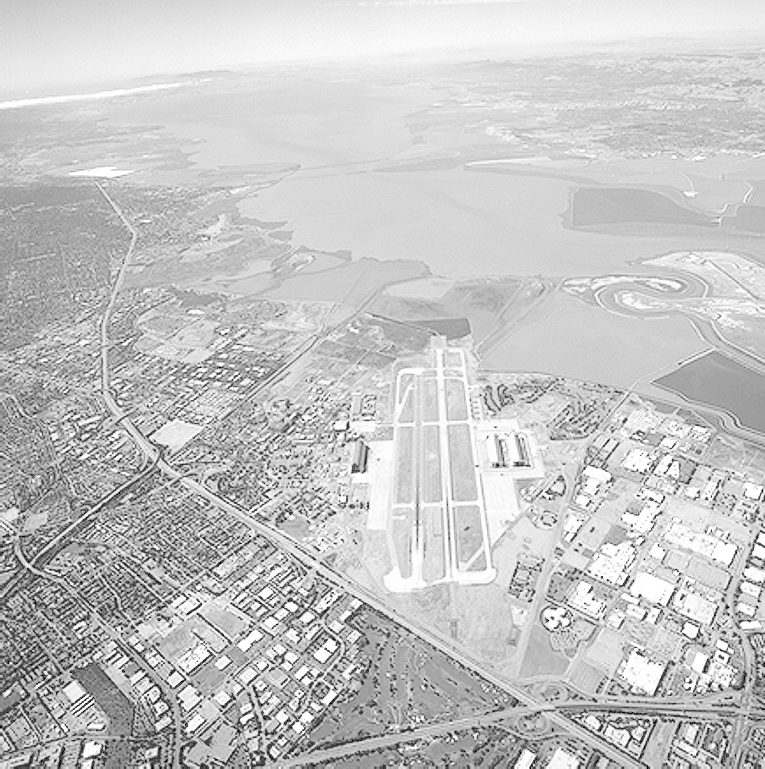
#> input picture DIP3E/Codes/Python/Chapter-3/Data/Fig0309(a)(washed_out_aerial_image).tif, 765 x 769 px, found by its file name
$ python Gonzalez_example_3_2.py
#> lines starting #> are read from the running program, lines starting #| are printed output that depends on the picture

# coding: utf-8

# In[44]:


# Gozalez examples 3.2
# gamma transformation 2

# importing matplotlib modules
import matplotlib.image as mpimg
import matplotlib.pyplot as plt
from skimage import data,img_as_float

# Read Images
img = mpimg.imread('Fig0309(a)(washed_out_aerial_image).tif')
#> img is the input picture: shape (769, 765); min 0, max 255, mean 197.1
# Output Images
plt.imshow(img,'gray')


# In[35]:


img_b = img_as_float(img)**3
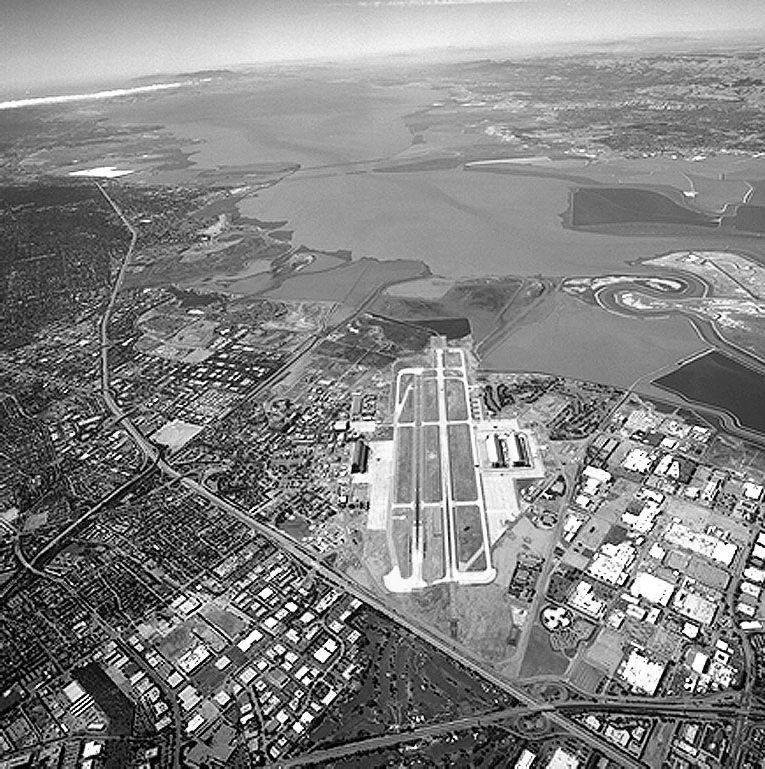
#> img_b: shape (769, 765) float64; min 0, max 1, mean 0.515
img_c = img_as_float(img)**4
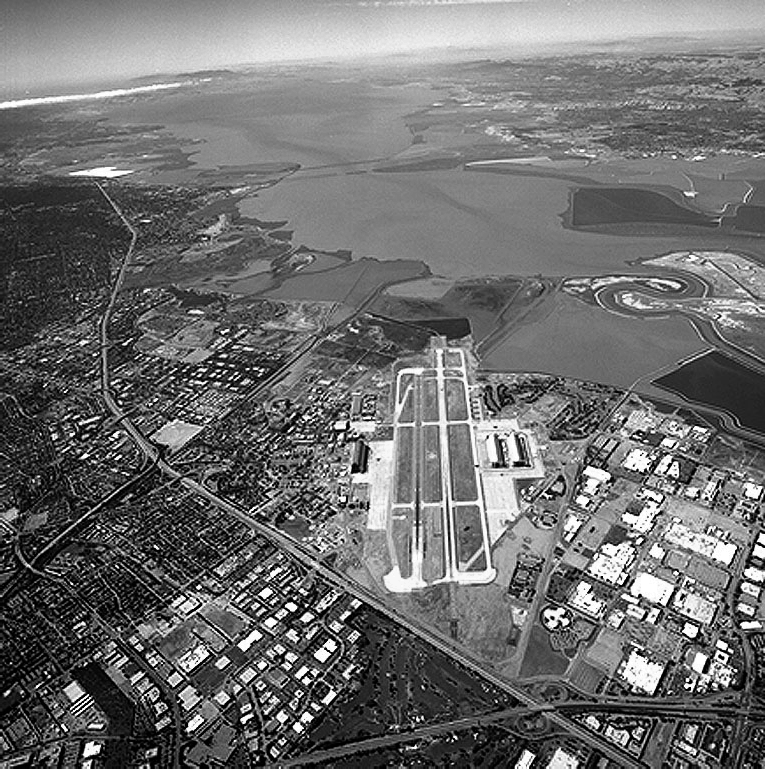
#> img_c: shape (769, 765) float64; min 0, max 1, mean 0.434
img_d = img_as_float(img)**5
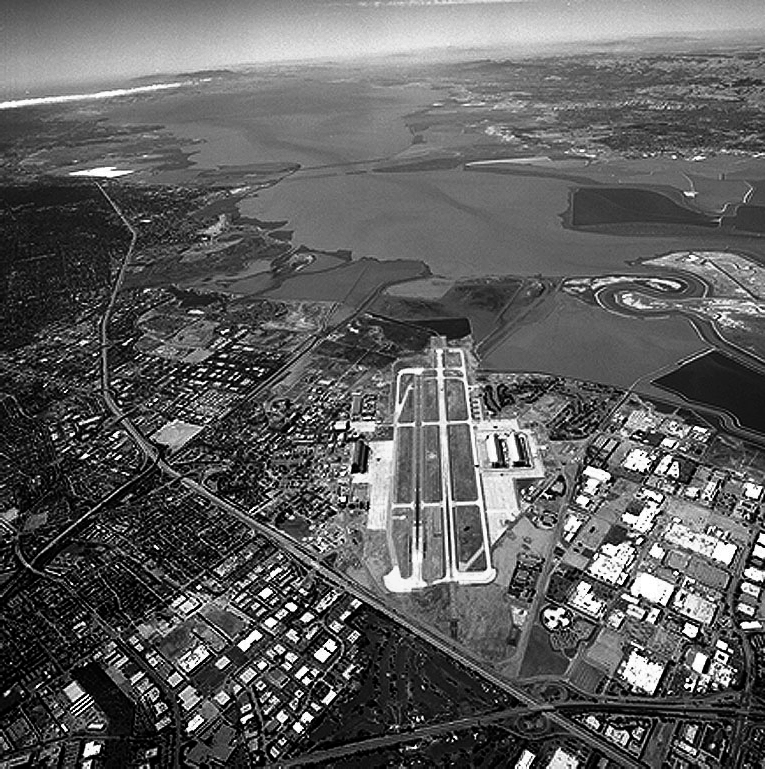
#> img_d: shape (769, 765) float64; min 0, max 1, mean 0.371


# In[40]:


plt.imshow(img_b,'gray')


# In[41]:


plt.imshow(img_c,'gray')


# In[43]:


plt.imshow(img_d,'gray')
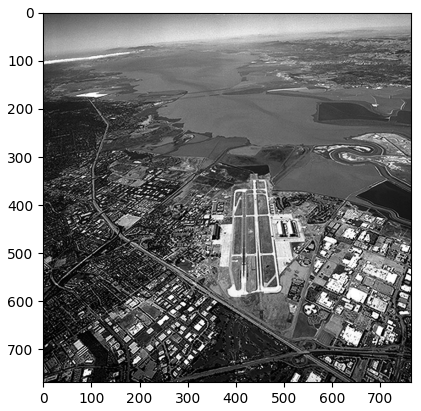
#> figure drawn by matplotlib, 1 panel
